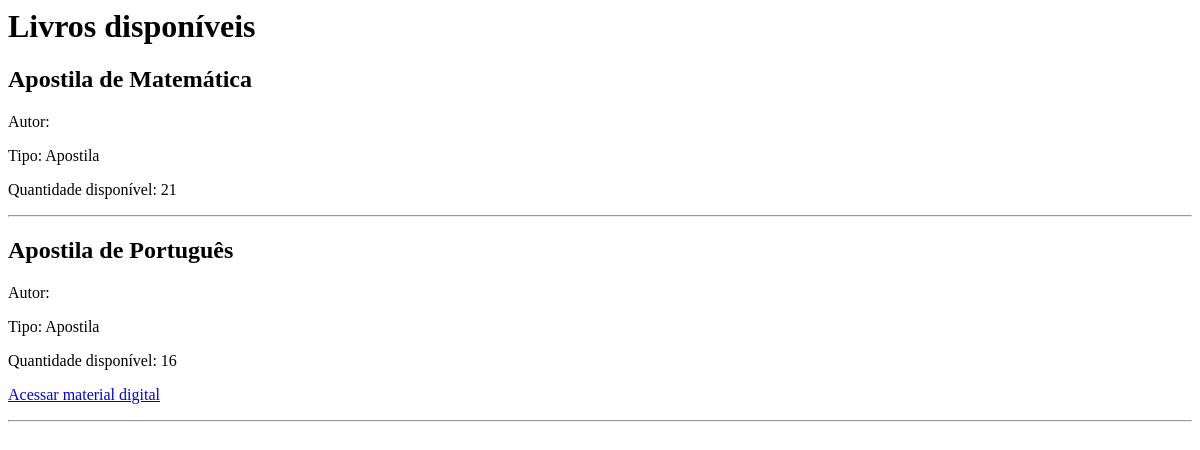
The page /livros/ on the database as committed earlier.
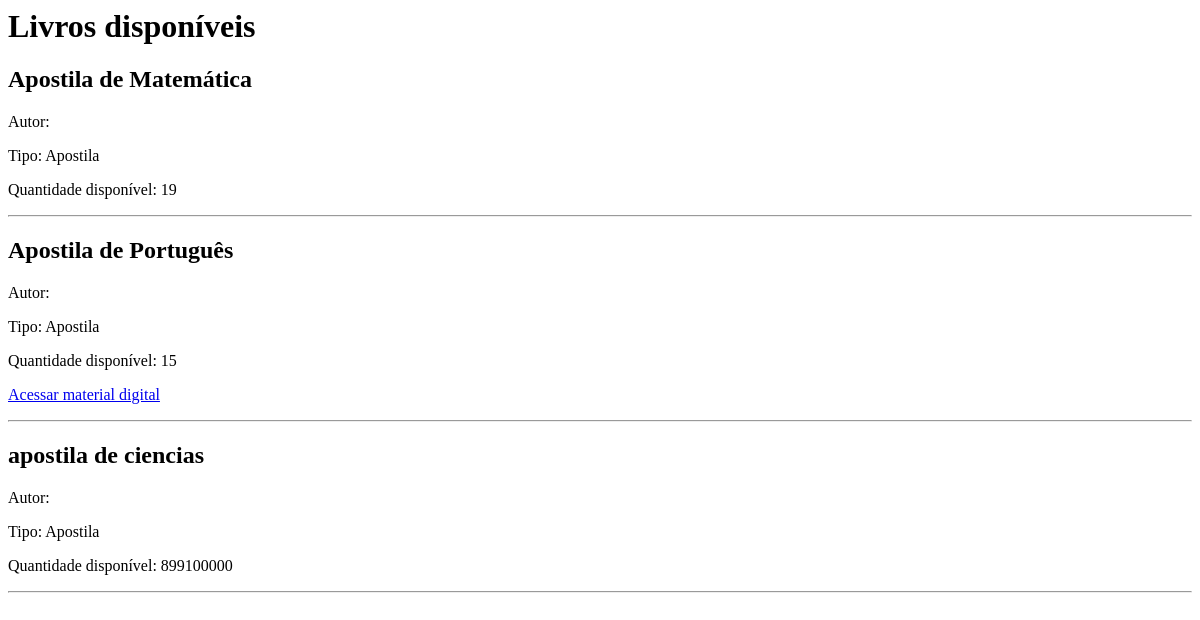
The same page on the database as committed later.
### core/models.py (models this page shows, shortened)
class Material(models.Model):
    titulo = models.CharField(max_length=200)
    tipo = models.CharField(max_length=20)
    estoque = models.IntegerField()
    autor = models.CharField(max_length=100, blank=True)
    ano = models.IntegerField(null=True, blank=True)
    link_material = models.URLField(blank=True, null=True)

### core/views.py (the view)
# urls.py: path('livros/', livros, name='livros'),
def livros(request):
    materiais = Material.objects.all()
    context = {
        'materiais': materiais
    }
    return render(request, 'livros.html', context)

### core/templates/livros.html
<h1>Livros disponíveis</h1>
{% for material in materiais %}
<div>
    <h2>{{ material.titulo }}</h2>
    <p>Autor: {{ material.autor }}</p>
    <p>Tipo: {{ material.tipo }}</p>
    <p>Quantidade disponível: {{ material.estoque }}</p>
    {% if material.link_material %}
        <p>
            <a href="{{ material.link_material }}" target="_blank">
                Acessar material digital
            </a>
        </p>
    {% endif %}
</div>
<hr>
{% empty %}
<p>Nenhum livro cadastrado.</p>
{% endfor %}

Rows that differ between the two databases and show on the page:
changed Material "Apostila de Matemática": estoque "21" → "19"
changed Material "Apostila de Português": estoque "16" → "15"
added Material: titulo "apostila de ciencias", tipo "Apostila", estoque "899100000"
